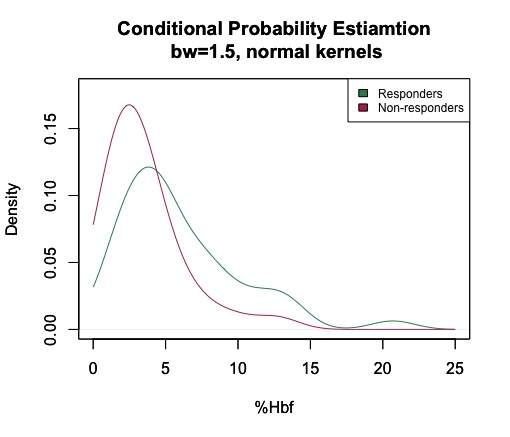

Here is the R script that generated this plot:
##Question3e

#get Hbf values
HbF_table <- read.delim("hu.dat")
start_Hbf <- HbF_table$X.HbF

#get FHbf values
hemo_table <- read.csv("hemo.csv", header = TRUE)
final_Hbf <- hemo_table$FHbF

#plot the pdf for Hbf values given it's a responder
R_Hbf <- start_Hbf[which(final_Hbf >= 15)]
#hist(R_Hbf, freq = FALSE)  #plot probability density histgram as a reference to choose bw
R_Hbf_normal_pdf <- density(R_Hbf, bw=1.5, kernel = "gaussian", from = 0, to=25)
plot(R_Hbf_normal_pdf, ylim=c(0.00, 0.18), col='seagreen', xlab = "%Hbf", main = "Conditional Probability Estiamtion\n bw=1.5, normal kernels")

par(new=TRUE)

#plot the pdf for Hbf values given it's a non-responder
NR_Hbf <- start_Hbf[which(final_Hbf < 15)]
#hist(NR_Hbf, freq = FALSE)  #plot probability density histgram as a reference to choose bw
NR_Hbf_normal_pdf <- density(NR_Hbf, bw=1.5, kernel = "gaussian", from = 0, to=25)
plot(NR_Hbf_normal_pdf, ylim=c(0.00, 0.18), col='maroon', xlab = "%Hbf", main = "Conditional Probability Estiamtion\n bw=1.5, normal kernels")

legend("topright", legend = c("Responders", "Non-responders"), fill = c("seagreen", "maroon"), cex=0.75)
